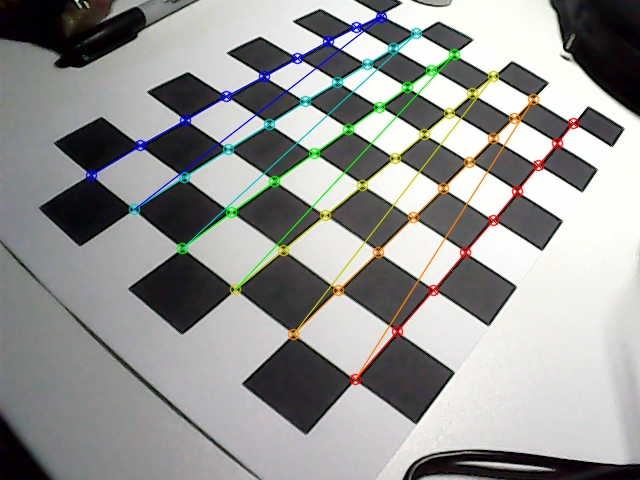
#> input picture camera/calibration/imgs/cal_img_0.jpg, 640 x 480 px, given in place of the camera
$ python circle-detection.py
#> lines starting #> are read from the running program, lines starting #| are printed output that depends on the picture; after the words box and inside, x2 and y2 are one past the last pixel; in counts of white or black regions, pixels touching at a corner belong together
### camera/utils.py
import cv2
import numpy as np

cam = cv2.VideoCapture(0)


def get_frame():
    ret, image = cam.read()
    return image


def release():
    cam.release()
    cv2.destroyAllWindows()


def isOpened():
    return cam.isOpened()

### camera/circle-detection.py
import cv2

from collections import deque
import numpy as np
import imutils
import time

import utils

try:
    cv2.waitKey(1)
    headless = False
except:
    headless = True

print(f"headless: {headless}")


def imshow(name: str, frame: np.ndarray):
    if not headless:
        cv2.imshow(name, frame)
        cv2.waitKey(1)


# Detection bounds
greenLower = (29, 86, 6)
greenUpper = (64, 255, 255)

buffer = 2
pts = deque(maxlen=2)


def find_circles(frame: np.ndarray):
    # resize the frame, blur it, and convert it to the HSV
    # color space
    blurred = cv2.GaussianBlur(frame, (11, 11), 0)
    hsv = cv2.cvtColor(blurred, cv2.COLOR_BGR2HSV)
    # construct a mask for the color "green", then perform
    # a series of dilations and erosions to remove any small
    # blobs left in the mask
    mask = cv2.inRange(hsv, greenLower, greenUpper)  # type: ignore
    mask = cv2.erode(mask, None, iterations=2)  # type: ignore
    mask = cv2.dilate(mask, None, iterations=2)  # type: ignore
    imshow("mask", mask)
    # find contours in the mask and initialize the current
    # (x, y) center of the ball
    cnts = cv2.findContours(mask.copy(), cv2.RETR_EXTERNAL, cv2.CHAIN_APPROX_SIMPLE)
    cnts = imutils.grab_contours(cnts)
    center = None
    # only proceed if at least one contour was found
    if len(cnts) > 0:
        # find the largest contour in the mask, then use
        # it to compute the minimum enclosing circle and
        # centroid
        c = max(cnts, key=cv2.contourArea)
        ((x, y), radius) = cv2.minEnclosingCircle(c)
        M = cv2.moments(c)
        center = (int(M["m10"] / M["m00"]), int(M["m01"] / M["m00"]))
        # only proceed if the radius meets a minimum size
        if radius > 10:
            # draw the circle and centroid on the frame,
            # then update the list of tracked points
            cv2.circle(frame, (int(x), int(y)), int(radius), (0, 255, 255), 2)
            cv2.circle(frame, center, 5, (0, 0, 255), -1)
    pts.appendleft(center)
    for i in range(1, len(pts)):
        # if either of the tracked points are None, ignore
        # them
        if pts[i - 1] is None or pts[i] is None:
            continue
        # otherwise, compute the thickness of the line and
        # draw the connecting lines
        thickness = int(np.sqrt(buffer / float(i + 1)) * 2.5)
        cv2.line(frame, pts[i - 1], pts[i], (0, 0, 255), thickness)
    # cv2.imwrite("test/green-detect.jpg", frame)
    imshow("overlayed", frame)
    # key = input("frame")
    # if key == "q":
    #     break


def detection_loop():
    while True:
        # grab the current frame
        frame = utils.get_frame()
        find_circles(frame)
#> this loop made 31 passes
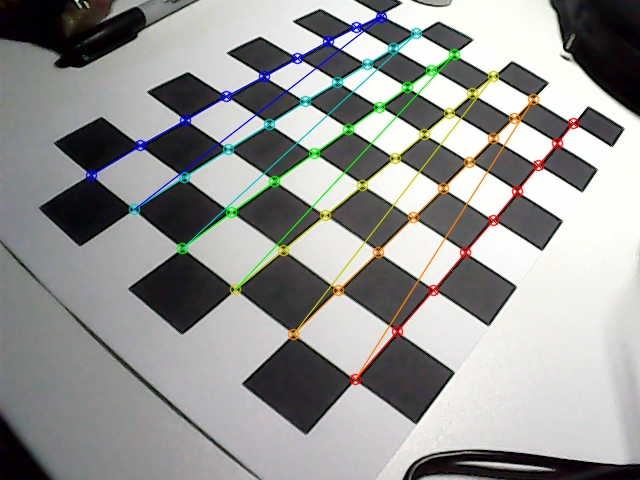
#> input picture camera/calibration/imgs/cal_img_0.jpg, 640 x 480 px, given in place of the camera
#> pass 1, in find_circles, `blurred = cv2.GaussianBlur(frame, (11, 11), 0)`:
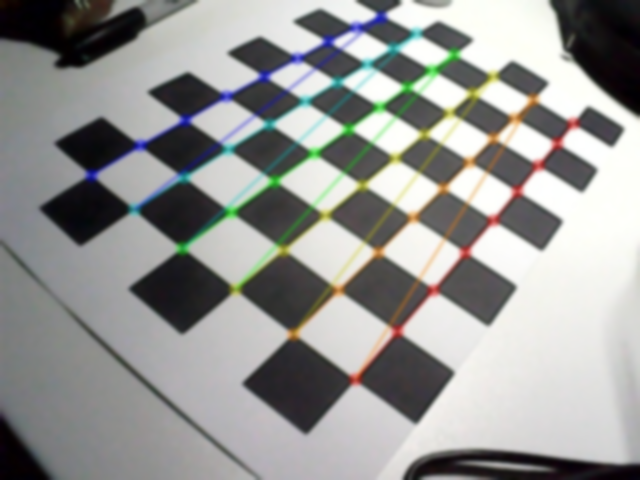
#> blurred: shape (480, 640, 3); mean B, G, R 148.4, 150.4, 149.8
#> pass 1, in find_circles, `mask = cv2.inRange(hsv, greenLower, greenUpper)`:
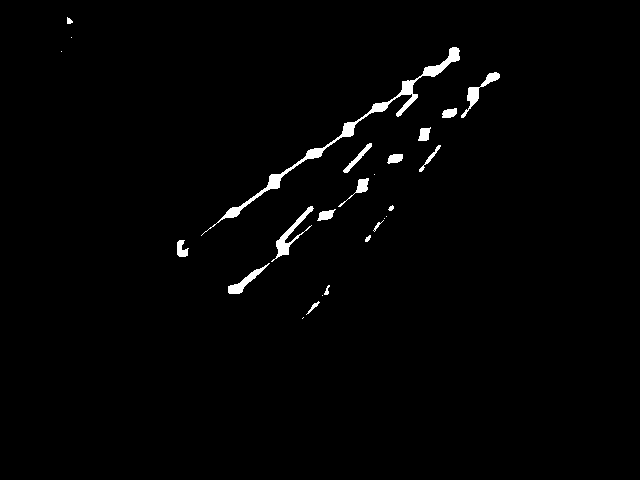
#> mask: shape (480, 640); 1.4% white; 25 white regions (7 under 20 px), largest, box (x1, y1, x2, y2) and area: (201, 47, 460, 236) 1890, (271, 206, 314, 262) 459, (461, 72, 500, 118) 362
#> pass 1, in find_circles, `mask = cv2.erode(mask, None, iterations=2)`:
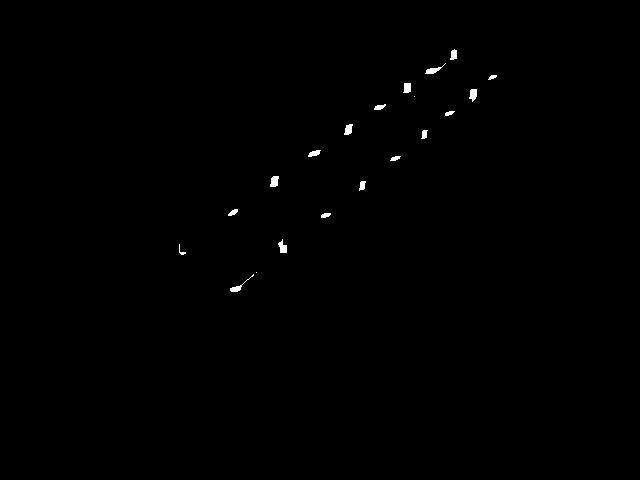
#> mask: shape (480, 640); 0.32% white; 20 white regions (2 under 20 px), largest, box (x1, y1, x2, y2) and area: (270, 176, 279, 187) 78, (278, 239, 287, 253) 76, (425, 63, 446, 74) 75


if __name__ == "__main__":
    detection_loop()
    cv2.destroyAllWindows()

$ run again, on camera/calibration/imgs/cal_img_10.jpg
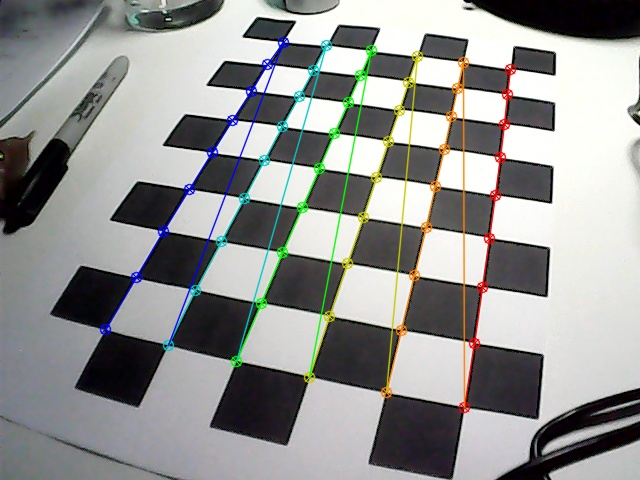
#> input picture camera/calibration/imgs/cal_img_10.jpg, 640 x 480 px, given in place of the camera
#> the loop in detection_loop, `while True:` made 31 passes
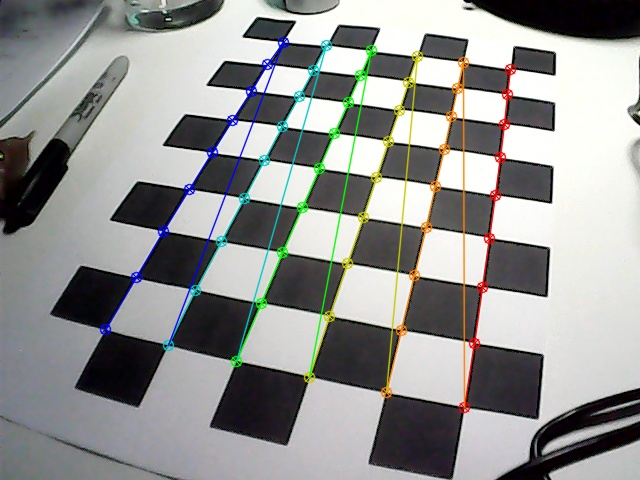
#> input picture camera/calibration/imgs/cal_img_10.jpg, 640 x 480 px, given in place of the camera
#> pass 1, in find_circles, `mask = cv2.inRange(hsv, greenLower, greenUpper)`:
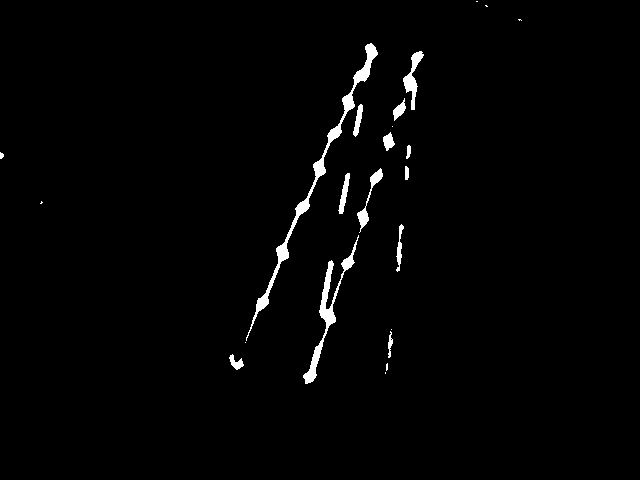
#> mask: shape (480, 640); 1.6% white; 23 white regions (9 under 20 px), largest, box (x1, y1, x2, y2) and area: (246, 43, 378, 341) 1838, (303, 235, 359, 384) 1092, (403, 51, 424, 110) 422
#> pass 1, in find_circles, `mask = cv2.erode(mask, None, iterations=2)`:
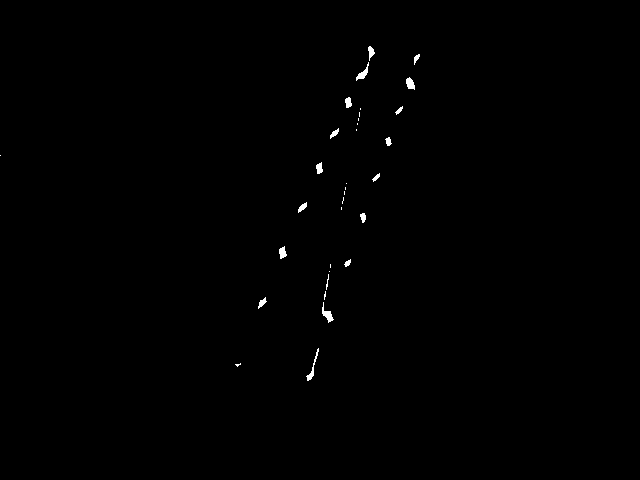
#> mask: shape (480, 640); 0.33% white; 33 white regions (15 under 20 px), largest, box (x1, y1, x2, y2) and area: (322, 302, 334, 323) 94, (306, 348, 319, 381) 87, (356, 62, 369, 81) 83

$ run again, on camera/calibration/imgs/cal_img_11.jpg
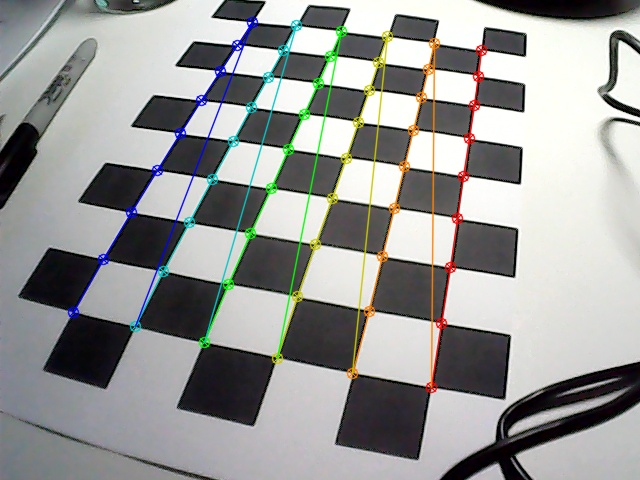
#> input picture camera/calibration/imgs/cal_img_11.jpg, 640 x 480 px, given in place of the camera
#> the loop in detection_loop, `while True:` made 31 passes
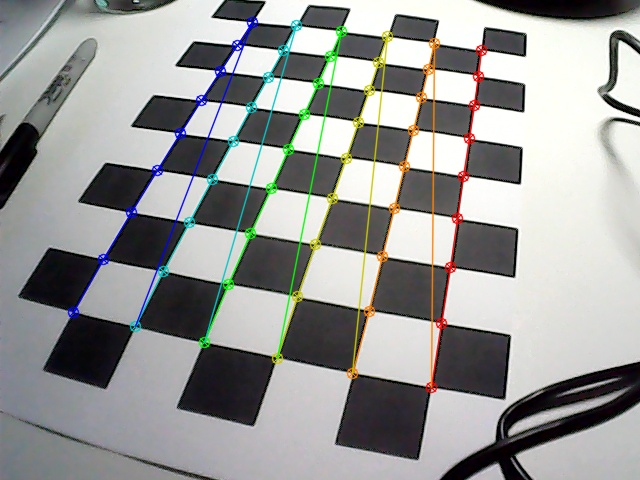
#> input picture camera/calibration/imgs/cal_img_11.jpg, 640 x 480 px, given in place of the camera
#> pass 1, in find_circles, `mask = cv2.inRange(hsv, greenLower, greenUpper)`:
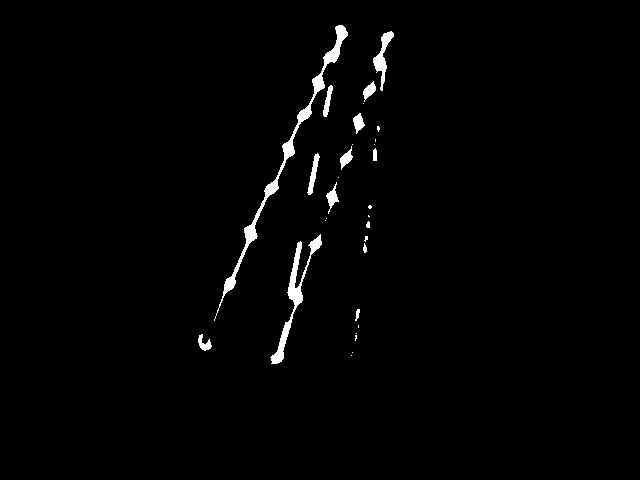
#> mask: shape (480, 640); 1.5% white; 30 white regions (16 under 20 px), largest, box (x1, y1, x2, y2) and area: (214, 25, 348, 321) 1817, (270, 234, 322, 364) 1043, (373, 31, 394, 91) 411
#> pass 1, in find_circles, `mask = cv2.erode(mask, None, iterations=2)`:
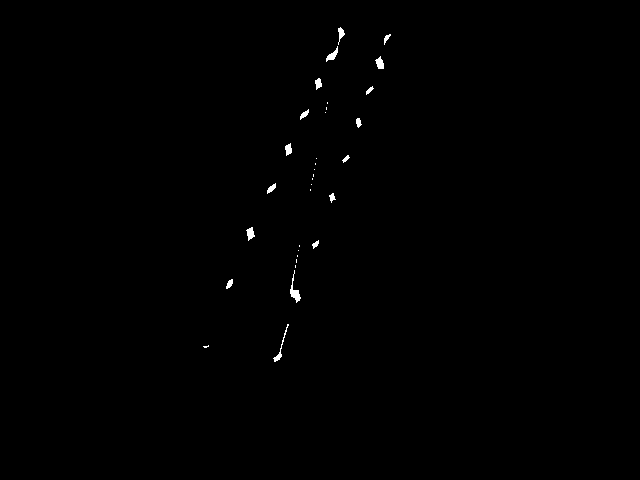
#> mask: shape (480, 640); 0.32% white; 33 white regions (16 under 20 px), largest, box (x1, y1, x2, y2) and area: (290, 270, 301, 303) 118, (273, 324, 289, 362) 85, (326, 46, 338, 62) 77
